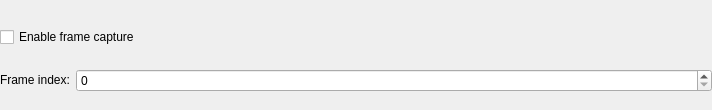
<?xml version="1.0" encoding="UTF-8"?>
<ui version="4.0">
    <class>ProfilingFrameCapture</class>
    <widget class="QWidget" name="ProfilingFrameCapture">
        <property name="geometry">
            <rect>
                <x>0</x>
                <y>0</y>
                <width>712</width>
                <height>110</height>
            </rect>
        </property>
        <property name="sizePolicy">
            <sizepolicy hsizetype="Preferred" vsizetype="Fixed">
                <horstretch>0</horstretch>
                <verstretch>0</verstretch>
            </sizepolicy>
        </property>
        <property name="windowTitle">
            <string>Form</string>
        </property>
        <layout class="QVBoxLayout" name="verticalLayout_2">
            <property name="leftMargin">
                <number>0</number>
            </property>
            <property name="rightMargin">
                <number>0</number>
            </property>
            <property name="bottomMargin">
                <number>0</number>
            </property>
            <item>
                <widget class="QCheckBox" name="frame_capture_box">
                    <property name="text">
                        <string>Enable frame capture</string>
                    </property>
                </widget>
            </item>
            <item>
                <layout class="QHBoxLayout" name="horizontalLayout">
                    <item>
                        <widget class="QLabel" name="label">
                            <property name="sizePolicy">
                                <sizepolicy hsizetype="Fixed" vsizetype="Fixed">
                                    <horstretch>0</horstretch>
                                    <verstretch>0</verstretch>
                                </sizepolicy>
                            </property>
                            <property name="text">
                                <string>Frame index:</string>
                            </property>
                        </widget>
                    </item>
                    <item>
                        <widget class="RdpSpinBox" name="frame_number_spinbox">
                            <property name="sizePolicy">
                                <sizepolicy hsizetype="Expanding" vsizetype="Fixed">
                                    <horstretch>0</horstretch>
                                    <verstretch>0</verstretch>
                                </sizepolicy>
                            </property>
                        </widget>
                    </item>
                </layout>
            </item>
        </layout>
    </widget>
    <customwidgets>
        <customwidget>
            <class>RdpSpinBox</class>
            <extends>QSpinBox</extends>
            <header>common/inc/rdp_spin_box.h</header>
        </customwidget>
    </customwidgets>
    <resources/>
    <connections/>
</ui>
